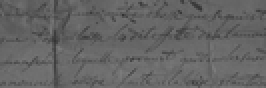
#> input picture Data/ue1/z27/F2s.png, 133 x 44 px, shrunk from 1001 x 330 before the run (shown 2 times larger)
$ jupyter execute Test_single_image.ipynb
#> lines starting #> are read from the running program, lines starting #| are printed output that depends on the picture; after the words box and inside, x2 and y2 are one past the last pixel; in counts of white or black regions, pixels touching at a corner belong together
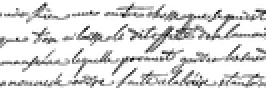
#> input picture Data/ue1/z27/z27GT.png, 133 x 44 px, shrunk from 1001 x 330 before the run (shown 2 times larger)
### binarization/binarization_functions.py
import math
import numpy as np
import cv2
from skimage.util import img_as_ubyte


class Binarizator:
    def __init__(self, img, window, id):
#> called with window = 3, id = 0
        self.img = img  # input image
#> self.img is the input picture: shape (44, 133) float32; min 0.196, max 0.486, mean 0.392
        self.WINDOW = window
        self.id = id  # id Binarizator

        self.EPSILON = 0.0001
        # That is the value I use for the high contrast pixel value
        self.high_contrast_pixel_value = 1

        # get height and width of the image
        self.height, self.width = img.shape
#> self.height = 44; self.width = 133

        # define the intermediate image
        self.contrast_image = None  # image after 1 step, Contrast Image Construction
        self.high_contrast_img = None  # Image after 2 step, High Constrast Pixel Detection
        self.finale_image = None  # image after 3 step, threshold applicated

    '''
    Given an image the function build its contrast image by using an image
    contrast that is calculated based on f_max (local image max) and f_min (local image min)
    '''

    def contrast_image_constructor(self):
        ret = np.zeros((self.height, self.width))
        for i in range(self.height):
            for j in range(self.width):
                f_max, f_min = self.get_min_max_intensities(i, j)
                ret[i][j] = (f_max - f_min) / (f_max + f_min + self.EPSILON)
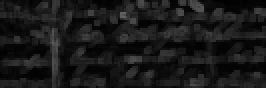
#> ret: shape (44, 133) float64 (shown 2 times larger); min 0.00483, max 0.386, mean 0.0994
        # the output image is flot but in order to use cv2 the image must
        # be in int form
        self.contrast_image = img_as_ubyte(ret)

    '''
    return the maxmim and minimum image intensities within a local neighborhood
    window
    '''

    def get_min_max_intensities(self, x, y):
        # random value
        f_max = 0
        f_min = 300

        step = self.WINDOW // 2
        for i in range(max(0, x - step), min(self.height, x + step + 1)):
            for j in range(max(0, y - step), min(self.width, y + step + 1)):
                if self.img[i][j] > f_max:
                    f_max = self.img[i][j]
                if self.img[i][j] < f_min:
                    f_min = self.img[i][j]
        return f_max, f_min

    '''
    the function calculate the high contrast image pixels using the
    Otsu's global thresholding method
    '''

    def high_contrast_image(self):
        gray = self.contrast_image
        blurred = cv2.GaussianBlur(gray, (7,7), 0)

        # applying Otsu threshdolding tecnique
        ret, thresh1 = cv2.threshold(blurred, 0, 255, cv2.THRESH_BINARY + cv2.THRESH_OTSU)
        self.high_contrast_img = thresh1
        #The high contrast pixel value is 1, because are the pixel above the threshold
        self.high_contrast_pixel_value = 255

    '''
    Pixels are classified based on the local threshold that is
    estimated from the detected high contrast image pixels
    '''

    def pixels_classification(self):
        ret = np.zeros((self.height, self.width))
        window, n_min = self.parameter_estimation()
        for x in range(self.height):
            for y in range(self.width):
                n_e = self.estimate_n_e(window, x, y)
                e_mean, e_std = self.estimate_avarage_intensity(window, x, y, n_e)
                if n_e >= n_min and self.img[x][y] <= (e_mean + e_std / 2):
                    ret[x][y] = 0  # I give 0 because I use white as the text color
                else:
                    ret[x][y] = 1
        self.finale_image = ret

    '''
    The funciton estimate the number of high contrast image pixels
    within the neighborhood windows
    '''

    def estimate_n_e(self, window, x, y):
        ret = 0
        step = window // 2
        for i in range(max(0, x - step), min(self.height, x + step + 1)):
            for j in range(max(0, y - step), min(self.width, y + step + 1)):
                if self.high_contrast_img[i][j] == self.high_contrast_pixel_value:  # if the pixel is an high contrast pixel
                    ret += 1
        return ret

    def estimate_avarage_intensity(self, window, x, y, n_e):
        e_mean = 0
        e_std = 0

        # calculate the e_mean
        num = 0
        step = window // 2
        for i in range(max(0, x - step), min(self.height, x + step + 1)):
            for j in range(max(0, y - step), min(self.width, y + step + 1)):
                num += self.img[i][j] * (1 - 0 if self.high_contrast_img[i][j] == self.high_contrast_pixel_value else 1)
        e_mean = num / n_e

        # calculate e_std
        num = 0
        for i in range(max(0, x - step), min(self.height, x + step + 1)):
            for j in range(max(0, y - step), min(self.width, y + step + 1)):
                num += pow((self.img[i][j] - e_mean) * (1 - 0 if self.high_contrast_img[i][j] == self.high_contrast_pixel_value else 1), 2)
        e_std = math.sqrt(num / 2)
        return e_mean, e_std

    '''
    The function estimate the size of the window and the value n_min used
    for the classification
    return window, n_min
    '''

    def parameter_estimation(self):
        # assume the text stroke width is 4
        t_width = 3
        window = t_width  # the size of the window should be similar to the text strole width
        n_min = window + 6  # the minimum number of high contrast pixel should be around the size of the window
        return window, n_min

    # getter function
    def get_contrast_image(self):
        return self.contrast_image

    def get_high_contrast_img(self):
        return self.high_contrast_img

    def get_final_image(self):
        return self.finale_image

    def getID(self):
        return self.id

### binarization/evaluation_measure.py
import numpy as np
import math
from skimage.morphology import thin, skeletonize


class Measure:
    def __init__(self, img, img_gt):
        self.img = img  # output image, must be in range [0,1]
        self.img_gt = img_gt  # ground truth image

        # check the image size
        if len(img) != len(img_gt) or len(img[0]) != len(img_gt[0]):
            raise ValueError("The images must have the same size")

        # get height and width of the image
        self.height, self.width = img.shape

        self.f_measure_ = None
        self.p_f_measure_ = None
        self.psnr_ = None
        self.drd_ = None


    '''
    The function return the f_measure values
    '''
    def f_measure(self):
        TP, TN, FP, FN = self.tp_tn_fp_fn_calculation()
        precision = TP / (TP + FP)
        recall = TP / (TP + FN)
        f_measure = (2 * recall * precision) / (recall + precision)
        self.f_measure_ = f_measure

    '''
    The funciton return the p F measure using the p value in input
    '''
    # [15 lines left out: function p_f_measure, not called in this run]

    '''
    the funciton calculate the Peak Signal-to-noise ratio
    '''
    def psnr(self):
        #calculate the MSE
        tmp = np.zeros(self.img.shape)
        tmp[self.img != self.img_gt] = 1
        sum = tmp.sum()

        mse = sum / (self.height * self.width)
        # I chose C = 1
        C = 1
        psnr_ = 10 * np.log(C/mse)
        self.psnr_ = psnr_

    '''
    This method calculate the Distance-Reciprocal Distortion Measure
    '''
    def drd(self):
        # calculate the weight matrix
        n = 2
        m = 2 * n + 1
        ic = jc = ((m+1)/2) - 1
        w = np.zeros((m,m))
        for i in range(m):
            for j in range(m):
                if i != ic or j != jc:
                    w[i][j] = 1 / math.sqrt(math.pow((i - ic), 2) + math.pow((j - jc), 2))
        wnm = w / w.sum()

        #estimate nubn
        nubn = 0
        block_size = 8
        for i in range(0, self.height, block_size):
            for j in range(0, self.width, block_size):
                i1 = min(i + block_size - 1, self.height - 1)
                j1 = max(j + block_size - 1, self.width - 1)
                block_dim = (i1 - i+1) * (j1 - j + 1)
                block = self.img_gt[i:i1,  j:j1]
                block_sum = np.sum(block)
                '''
                if block_sum = 0 -> means all the pixel are 0
                if block_sum = block_dim -> means all the pixel are 255
                '''
                if block_sum > 0 and block_sum < block_dim:
                    nubn+= 1


        #calculate the flipped pixel
        neg = np.zeros(self.img.shape)
        neg[self.img_gt != self.img] = 1
        y, x = np.unravel_index(np.flatnonzero(neg), self.img.shape)

        #calculate DRDk
        drd_sum = 0
        tmp = np.zeros(w.shape)
        for i in range(min(1, len(y))):
            tmp[:,:] = 0
            #calculate the coordinate of the block
            x1 = max(0, x[i] - n)
            y1 = max(0, y[i] - n)
            x2 = min(self.width - 1, x[i] + n)
            y2 = min(self.height - 1, y[i] + n)

            yy1 = y1 - y[i] + n
            yy2 = y2 - y[i] + n
            xx1 = x1 - x[i] + n
            xx2 = x2 - x[i] + n

            tmp[yy1:yy2 + 1, xx1:xx2 + 1] = np.abs(self.img[y[i], x[i]] - self.img_gt[y1: y2 +1, x1: x2 + 1])
            tmp *= wnm

            drd_sum += np.sum(tmp)
        drd = drd_sum / nubn
        self.drd_ = drd

    '''
    The function calculate:
    - True Positive
    - True Negative
    - False Positive
    - False Negative
    I consider the following values:
    - Positive = 255
    - Negative = 0
    '''
    def tp_tn_fp_fn_calculation(self):
        TP = 0
        TN = 0
        FP = 0
        FN = 0

        p = 0
        n = 1
        for i in range(self.height):
            for j in range(self.width):
                if self.img[i][j] == p and self.img_gt[i][j] == p:
                    TP += 1
                if self.img[i][j] == n and self.img_gt[i][j] == n:
                    TN += 1
                if self.img[i][j] == p and self.img_gt[i][j] == n:
                    FP += 1
                if self.img[i][j] == n and self.img_gt[i][j] == p:
                    FN += 1
        return TP, TN, FP, FN

    def getFmeasure(self):
        return self.f_measure_

    def getPFmeasure(self):
        return self.p_f_measure_

    def getPSNR(self):
        return self.psnr_

    def getDRD(self):
        return self.drd_

### Test/Test_single_image.ipynb
[cell 1]
import os
from matplotlib import image
import numpy as np
import cv2
import matplotlib.pyplot as plt
from binarization.binarization_functions import Binarizator
from binarization.evaluation_measure import Measure
from skimage.util import img_as_ubyte
from skimage.util import img_as_float32

<h1>Upload photos</h1>

[cell 2]
path = "../Data/ue1"
photo_name = "F2s.png"
#get all the file in the directory
arr = os.listdir(path)

dir = [file for file in arr if os.path.isdir(os.path.join(path, file)) ]

img = {}
gt_img = {}

for i in range(0, len(dir)-1):
    img[i] = image.imread(os.path.join(path,dir[i], photo_name))
    gt_img[i] = image.imread(os.path.join(path,dir[i], f"{dir[i]}GT.png"))

I am focusing the example on the first image

[cell 3]
plt.imshow(img[0], cmap='gray')

<h2>Contrast Image Constructor</h2>

Suppress the background variation by using an image contrast

[cell 4]
window = 3
bin = Binarizator(img[0], window, 0)

[cell 5]
bin.contrast_image_constructor()
constrast_img = bin.get_contrast_image()
constrast_img

[cell 6]
plt.figure(figsize=(30, 30))
ax = plt.subplot(3, 3, 1)
plt.imshow(img[0], cmap='gray')
ax = plt.subplot(3, 3, 2)
plt.imshow(constrast_img, cmap='gray')
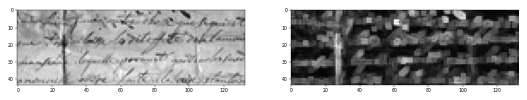
#> figure drawn by matplotlib, 2 panels

<h2>High Constrast Pixel Detection</h2>

The purpose of this phase is to detect the high constrast image pixels lying around the text stroke boundary.

[cell 7]
bin.high_contrast_image()
#> in high_contrast_image, `ret, thresh1 = cv2.threshold(blurred, 0, 255, cv2.THRESH_BINARY + cv2...`:
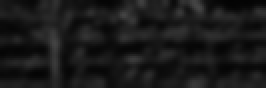
#> blurred: shape (44, 133) (shown 2 times larger); min 3, max 69, mean 25.5
high_constrast_img = bin.get_high_contrast_img()
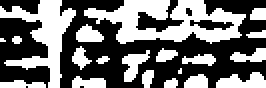
#> high_constrast_img: shape (44, 133) (shown 2 times larger); 44.3% white; 20 white regions (4 under 20 px), largest, box (x1, y1, x2, y2) and area: (42, 0, 123, 22) 970, (0, 0, 38, 44) 627, (108, 36, 133, 44) 138
high_constrast_img

[cell 8]
plt.figure(figsize=(30, 30))
ax = plt.subplot(3, 3, 1)
plt.imshow(constrast_img, cmap='gray')
ax = plt.subplot(3, 3, 2)
plt.imshow(high_constrast_img, cmap='gray')

<h2>Historical Document Thresholding</h2>

Detect the pixels based on the document thresholding

[cell 9]
bin.pixels_classification()
#> after the loop in pixels_classification, `for x in range(self.height):`:
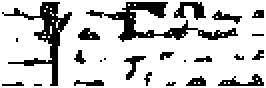
#> ret: shape (44, 133) float64 (shown 2 times larger); values 0 (black) and 1 (white), 79% white; 24 black regions (14 under 20 px), largest, box (x1, y1, x2, y2) and area: (43, 1, 119, 21) 393, (1, 1, 36, 43) 346, (87, 1, 103, 10) 77
final_img = bin.get_final_image()
final_img

[cell 10]
plt.figure(figsize=(30, 30))
ax = plt.subplot(3, 3, 1)
plt.imshow(high_constrast_img, cmap='gray')
ax = plt.subplot(3, 3, 2)
plt.imshow(final_img, cmap='gray')

<h1>Measures Test </h1>

I am comparing the GT image with the final image I got.

[cell 11]
tmp = np.zeros(final_img.shape)
tmp[gt_img[0] != final_img] = 1
tmp.sum()

[cell 12]
height, width = final_img.shape
npixel = height*width
npixel
#> Out = 5852

[cell 13]
gt_img[0]

[cell 14]
final_img

[cell 15]
plt.figure(figsize=(30, 30))
ax = plt.subplot(3, 3, 1)
plt.imshow(final_img, cmap='gray')
ax = plt.subplot(3, 3, 2)
plt.imshow(gt_img[0], cmap='gray')

[cell 16]
output = final_img
m = Measure(output, gt_img[0])
#> in __init__, self.img_gt is the input picture: shape (44, 133) float32; min 0, max 1, mean 0.865
m.f_measure()
m.getFmeasure()
#> Out = 0.0164

[cell 17]
m.psnr()
m.getPSNR()
#> Out = 5.04

[cell 18]
m.drd()
#> in drd, `y, x = np.unravel_index(np.flatnonzero(neg), self.img.shape)`:
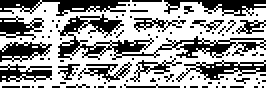
#> neg: shape (44, 133) float64 (shown 2 times larger); values 0 (black) and 1 (white), 60.4% white; 93 black regions (79 under 20 px), largest, box (x1, y1, x2, y2) and area: (29, 7, 133, 30) 643, (0, 0, 65, 8) 269, (82, 0, 133, 8) 203
m.getDRD()
#> Out = 0.000572

[cell 19]
im = final_img
im_gt = gt_img[0]
height, width = im.shape
npixel = height*width

tp = np.zeros(im_gt.shape)
tp[(im==0) & (im_gt==0)] = 1
numtp = tp.sum()

tn = np.zeros(im_gt.shape)
tn[(im==1) & (im_gt==1)] = 1
numtn = tn.sum()

fp = np.zeros(im_gt.shape)
fp[(im==0) & (im_gt==1)] = 1
numfp = fp.sum()

fn = np.zeros(im_gt.shape)
fn[(im==1) & (im_gt==0)] = 1
numfn = fn.sum()

#precision = numtp / (numtp + numfp)
#recall = numtp / (numtp + numfn)
#fmeasure = (2*recall*precision)/(recall+precision)

mse = (numfp+numfn)/npixel
psnr = 10.*np.log10(1./mse)
psnr
print(f"TP : {numtp, numtn, numfp, numfn }")
